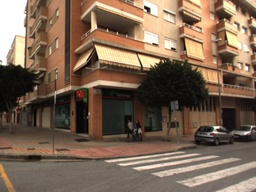
//> input picture RANSAC/LineFitting_dataset/img1.jpg, 256 x 192 px, shrunk from 1024 x 768 before the run
$ ./Assignment3 ../LineFitting_dataset/img1.jpg ../LineFitting_dataset/img2.jpg   (built with g++ and OpenCV 4)
//> lines starting //> are read from the running program, lines starting //| are printed output that depends on the picture; after the words box and inside, x2 and y2 are one past the last pixel; in counts of white or black regions, pixels touching at a corner belong together
### RANSAC/Source/OptimisedRANSAC.h
#pragma once
#ifndef __LORANSAC__
#define __LORANSAC__

#include <iostream>
#include <opencv2/opencv.hpp>
#include <fstream>

using namespace cv;
using namespace std;

class loRANSAC {
public:
	loRANSAC(char* fileName, int iterations);
	void LocallyOptimisedRANSAC(int option);

private:
	char* fileName;
	int iterations;
	typedef struct points {
		Point3d point;
		int red;
		int green;
		int blue;
	} allPoints;

	void FitLoRANSAC(const vector<allPoints>& points_, int maximum_iteration_number_, double threshold_,
					double loThreshold, double confidence_, vector<int>& inliers_, Mat& plane_, int option);
	//void FitPlaneLSQ(vector<allPoints>& points, vector<int> &inliers, Mat &plane);
	void FitPlaneLSQ(const vector<allPoints>& points_, vector<int>& inliers_, Mat& bestPlane);
	void LoadData(vector<allPoints>& points);
	void WriteDataPoints(vector<allPoints>& points);
	size_t GetIterationNumber(const double &inlierRatio_, const double &confidence_, const size_t &sampleSize_);
};

#endif // !__LORANSAC__

### RANSAC/Source/LineFitting.h
#pragma once
#ifndef __LINEFIT__
#define __LINEFIT__

#include <iostream>
#include <opencv2/opencv.hpp>
#include <opencv2/highgui.hpp>

using namespace std;
using namespace cv;

class LineFit {
public:
	LineFit(Mat& img, int iterations);
	void RobustFitting();

private:
	Mat img;
	int iterations;

	Mat EdgeDetector();
	void FitLineRANSAC(const vector<Point2d> &points_, const vector<int> &mask_, vector<int> &inliers_, Mat &line_,
						double threshold_, double confidence_, int maximum_iteration_number_, Mat *image_);

	void SequentialRANSAC(vector<Point2d> &points, vector<vector<int>> &inliers, vector<Mat> &lines, double threshold,
							double confidence, int iteration_number, int minInlinerNum,
							int lineNumber = numeric_limits<int>::max(), Mat *image = nullptr);
	size_t GetIterationNumber(const double &inlierRatio_, const double &confidence_, const size_t &sampleSize_);

	void FitLineLSQ(const vector<Point2d> * const points, vector<int> &inliers, Mat &line);
	vector<Point2d> GeneratePoints(Mat& edge);
};
#endif // !__LINEFIT__

### RANSAC/Source/OptimisedRANSAC.cpp
/*
1. Read LiDAR point cloud
2. Find most dominant plane on the point cloud
3. Implement LO-RANSAC for plane fitting
4. Local optimisation methods - LSQ fitting for inliers, iterated LSQ, inner RANSAC
5. Use colored points to distinguish fitted planes
*/

#include "OptimisedRANSAC.h"

loRANSAC::loRANSAC(char* fileName, int iterations) {
	this->fileName = fileName;
	this->iterations = iterations;
}

// [369 lines left out: functions LocallyOptimisedRANSAC, WriteDataPoints, LoadData, FitPlaneLSQ, FitLoRANSAC, GetIterationNumber, not called in this run]

### RANSAC/Source/LineFitting.cpp
#include "LineFitting.h"

LineFit::LineFit(Mat& img, int iterations) {
	this->img = img;
	this->iterations = iterations;
}

Mat LineFit::EdgeDetector() {
	Mat edgeImg = Mat::zeros(img.size(), CV_8UC1);
	Mat binImg = edgeImg.clone();

	/*step 1: Filtering to smooth out noise*/
	int kSize = 3;
	Mat kernel = Mat(kSize, kSize, img.type());
	Mat filtImg = Mat::zeros(img.size(), img.type());
	/*converting image to grayscale*/
	cvtColor(img, filtImg, COLOR_BGR2GRAY);
	GaussianBlur(filtImg, filtImg, kernel.size(), 0, 0);

	/*step 2 : Thresholding*/
	double maxVal = 255.;
	double thresh = 0.;
	threshold(filtImg, binImg, thresh, maxVal, THRESH_BINARY + THRESH_OTSU);

	/*Step 3 : Edge filtering*/
	Canny(binImg, edgeImg, 0, 2, 3);

	imwrite("Edge.png", edgeImg);
	return edgeImg;
}

vector<Point2d> LineFit::GeneratePoints(Mat& edge) {
	vector<Point2d> points;
	Mat locations;
	findNonZero(edge, locations);
	for (int i = 0; i < locations.rows; i++) {
		for (int j = 0; j < locations.cols; j++) {
			Point2d point = locations.at<Point>(i, j);
			points.push_back(point);
		}
	}
	return points;
}

void LineFit::RobustFitting() {
	/*Generate an edge image*/
	Mat edge = this->EdgeDetector();
	Mat fitImg = img.clone();
	/*Calculate points from the edge image*/
	vector<Point2d> points = this->GeneratePoints(edge);
	cout << points.size() << endl;
	/*Fit the line robustly*/
	vector<vector<int>> inliers;
	vector<Mat> bestLines;
	int threshold = 5;
	int numOfIterations = iterations;
	int minInlierNum = 200;
	this->SequentialRANSAC(points, inliers, bestLines, threshold, 0.999999, numOfIterations, minInlierNum);

	cout << "Number of lines found:" << bestLines.size() << endl;

	for (int lineIdx = 0; lineIdx < bestLines.size(); lineIdx++) {

		// Draw the line from Least Squares Fitting
		const double &a2 = bestLines[lineIdx].at<double>(0);
		const double &b2 = bestLines[lineIdx].at<double>(1);
		const double &c2 = bestLines[lineIdx].at<double>(2);

		// Draw the 2D line
		cv::line(fitImg,
			Point2d(0, -c2 / b2),
			Point2d(fitImg.cols, (-a2 * fitImg.cols - c2) / b2),
			cv::Scalar(0, 0, 255),
			1);

		// Calculate the error or the Least Squares Fitting line
		double averageError = 0.0;
		for (const auto &inlierIdx : inliers[lineIdx])
		{
			double distance = abs(a2 * points[inlierIdx].x + b2 * points[inlierIdx].y + c2);
			averageError += distance;
		}
		averageError /= inliers[lineIdx].size();

		cout << "Average RANSAC error for line " << lineIdx + 1 << " is : " << averageError << endl;
	}
	imshow("Final result", fitImg);
	imwrite("RobustFitting.png", fitImg);
}

void LineFit::SequentialRANSAC(vector<Point2d> &points, vector<vector<int>> &inliers, vector<Mat> &lines, double threshold,
	double confidence, int iteration_number, int minInlinerNum, int lineNumber, Mat *image)
{
	// the points' mask to see if it has been applied to a line already
	std::vector<int> mask(points.size(), 0);
	for (int lineIdx = 0; lineIdx < lineNumber; lineIdx++) {
		// The new set of inliers
		inliers.emplace_back(std::vector<int>());
		// The parameters of the new line
		lines.emplace_back(cv::Mat(3, 1, CV_64F));

		// RANSAC to find the line parameters and the inliers
		this->FitLineRANSAC(
			points,						// The generated 2D points
			mask,						// The point's mask
			inliers.back(),				// Output: the indices of the inliers
			lines.back(),				// Output: the parameters of the found 2D line
			threshold,					// The inlier-outlier threshold
			confidence,					// The confidence required in the results
			iteration_number,			// The number of iterations
			image);						// Optional: the image where we can draw results

		if (inliers.back().size() < minInlinerNum) {
			inliers.resize(inliers.size() - 1);
			lines.resize(lines.size() - 1);
			break;
		}
		/*optimising using least sqaure fitting*/
		this->FitLineLSQ(&points,
			inliers.back(),
			lines.back());

		for (const auto &inlierIdx : inliers.back())
			mask[inlierIdx] = lineIdx + 1;

	}
}

// Apply Least-Squares line fitting (PCL).
void LineFit::FitLineLSQ(const vector<Point2d> * const points, vector<int> &inliers, Mat &line)
{
	vector<Point2d> normalizedPoints;
	normalizedPoints.reserve(inliers.size());

	// Calculating the mass point of the points
	Point2d masspoint(0, 0);

	for (const auto &inlierIdx : inliers)
	{
		masspoint += points->at(inlierIdx);
		normalizedPoints.emplace_back(points->at(inlierIdx));
	}
	masspoint = masspoint * (1.0 / inliers.size());

	// Move the point cloud to have the origin in their mass point
	for (auto &point : normalizedPoints)
		point -= masspoint;

	// Calculating the average distance from the origin
	double averageDistance = 0.0;
	for (auto &point : normalizedPoints)
	{
		averageDistance += cv::norm(point);
		// norm(point) = sqrt(point.x * point.x + point.y * point.y)
	}

	averageDistance /= normalizedPoints.size();
	const double ratio = sqrt(2) / averageDistance;

	// Making the average distance to be sqrt(2)
	for (auto &point : normalizedPoints)
		point *= ratio;

	// Now, we should solve the equation.
	cv::Mat A(normalizedPoints.size(), 2, CV_64F);

	// Building the coefficient matrix
	for (size_t pointIdx = 0; pointIdx < normalizedPoints.size(); ++pointIdx)
	{
		const size_t &rowIdx = pointIdx;

		A.at<double>(rowIdx, 0) = normalizedPoints[pointIdx].x;
		A.at<double>(rowIdx, 1) = normalizedPoints[pointIdx].y;
	}

	cv::Mat evals, evecs;
	cv::eigen(A.t() * A, evals, evecs);

	const cv::Mat &normal = evecs.row(1);
	const double &a = normal.at<double>(0),
		&b = normal.at<double>(1);
	const double c = -(a * masspoint.x + b * masspoint.y);

	line.at<double>(0) = a;
	line.at<double>(1) = b;
	line.at<double>(2) = c;
}


// Apply RANSAC to fit points to a 2D line
void LineFit::FitLineRANSAC(const vector<Point2d> &points_, const vector<int> &mask_, vector<int> &inliers_, Mat &line_,
	double threshold_, double confidence_, int maximum_iteration_number_, Mat *image_)
{
	// The current number of iterations
	int iterationNumber = 0;

	// The indices of the inliers of the current best model
	vector<int> bestInliers, inliers;
	bestInliers.reserve(points_.size());
	inliers.reserve(points_.size());
	// The parameters of the best line
	Mat bestLine(3, 1, CV_64F);
	// Helpers to draw the line if needed
	Point2d bestPt1, bestPt2;
	// The sample size, i.e., 2 for 2D lines
	constexpr int kSampleSize = 2;
	// The current sample
	std::vector<int> sample(kSampleSize);

	cv::Mat tmp_image;
	size_t maximumIterations = maximum_iteration_number_;

	while (iterationNumber++ < maximumIterations)
	{
		// 1. Select a minimal sample, i.e., in this case, 2 random points.
		for (size_t sampleIdx = 0; sampleIdx < kSampleSize; ++sampleIdx)
		{
			do
			{
				// Generate a random index between [0, pointNumber]
				sample[sampleIdx] =
					round((points_.size() - 1) * static_cast<double>(rand()) / static_cast<double>(RAND_MAX));

				if (mask_[sample[sampleIdx]] != 0)
					continue;

				// If the first point is selected we don't have to check if
				// that particular index had already been selected.
				if (sampleIdx == 0)
					break;

				// If the second point is being generated,
				// it should be checked if the index had been selected beforehand.
				if (sampleIdx == 1 &&
					sample[0] != sample[1])
					break;
			} while (true);
		}
		// 2. Fit a line to the points.
		const Point2d &p1 = points_[sample[0]]; // First point selected
		const Point2d &p2 = points_[sample[1]]; // Second point select
		Point2d v = p2 - p1; // Direction of the line
		// cv::norm(v) = sqrt(v.x * v.x + v.y * v.y)
		v = v / cv::norm(v);
		// Rotate v by 90° to get n.
		Point2d n;
		n.x = -v.y;
		n.y = v.x;
		// To get c use a point from the line.
		double a = n.x;
		double b = n.y;
		double c = -(a * p1.x + b * p1.y);


		// 3. Count the number of inliers, i.e., the points closer than the threshold.
		inliers.clear();
		for (size_t pointIdx = 0; pointIdx < points_.size(); ++pointIdx)
		{
			if (mask_[pointIdx] != 0)
				continue;

			const Point2d &point = points_[pointIdx];
			const double distance =
				abs(a * point.x + b * point.y + c);

			if (distance < threshold_)
			{
				inliers.emplace_back(pointIdx);
			}
		}

		// 4. Store the inlier number and the line parameters if it is better than the previous best.
		if (inliers.size() > bestInliers.size())
		{
			bestInliers.swap(inliers);
			inliers.clear();
			inliers.resize(0);

			bestLine.at<double>(0) = a;
			bestLine.at<double>(1) = b;
			bestLine.at<double>(2) = c;

			// Update the maximum iteration number
			maximumIterations =GetIterationNumber(
				static_cast<double>(bestInliers.size()) / static_cast<double>(points_.size()),
				confidence_,
				kSampleSize);

			//printf("Inlier number = %d\n", bestInliers.size());
			cout << "Inlier number :" << bestInliers.size() << " max iterations :" << maximumIterations << endl;
		}
	}

	inliers_ = bestInliers;
	line_ = bestLine;
}

size_t LineFit::GetIterationNumber(const double &inlierRatio_, const double &confidence_, const size_t &sampleSize_)
{
	double a =
		log(1.0 - confidence_);
	double b =
		log(1.0 - std::pow(inlierRatio_, sampleSize_));

	if (abs(b) < std::numeric_limits<double>::epsilon())
		return std::numeric_limits<size_t>::max();

	return a / b;
}

### RANSAC/Source/Assignment3.cpp
/*
1. Read input image
2. Apply canny edge detector to get an edge image - edge points are considered as 2D points
3. Draw line if at least 200 points (inliers) support the candidate line
4. Iteration number is a parameter for the application
5. Draw fitted line to the original image by red
*/

#include "LineFitting.h"
#include "OptimisedRANSAC.h"

int main(int argc, char** argv)
{
	if (argc < 3) {
		std::cerr << "Input format : Input image Lidar scan" << endl;
		return EXIT_FAILURE;
	}

	int choice = 1;
	cout << "-----------Robust estimation menu----------\n";
	cout << "1. Robust line fitting using RANSAC" << endl;
	cout << "2. Robust plane fitting using LO RANSAC" << endl;
	cout << "Please enter your choice (1/2):" << endl;
	cin >> choice;
//> the answer given: 1
	Mat img = imread(argv[1]);
//> img is the input picture: 192 rows x 256 cols, CV_8UC3; mean B, G, R 82.7, 101, 122.6
	int iterations = 100;
	int option = 1;


	cout << "Enter the number of iterations desired" << endl;
	cin >> iterations;
//> the answer given: 3
	if (!img.data) {
		std::cerr << "No image data" << endl;
		return EXIT_FAILURE;
	}

	LineFit line(img, iterations);
	loRANSAC loransac(argv[2], iterations);
	switch (choice) {
		case 1:
			line.RobustFitting();
//> in EdgeDetector, `cvtColor(img, filtImg, COLOR_BGR2GRAY);`:
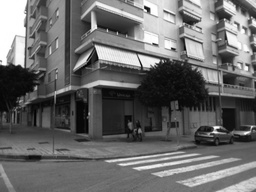
//> filtImg: 192 rows x 256 cols, CV_8UC1; min 2, max 255, mean 105.4
//> in EdgeDetector, `GaussianBlur(filtImg, filtImg, kernel.size(), 0, 0);`:
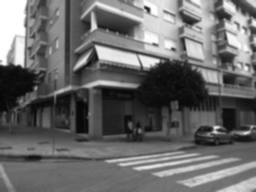
//> filtImg: 192 rows x 256 cols, CV_8UC1; min 6, max 255, mean 105.4
//> in EdgeDetector, `threshold(filtImg, binImg, thresh, maxVal, THRESH_BINARY + THRESH_OTSU);`:
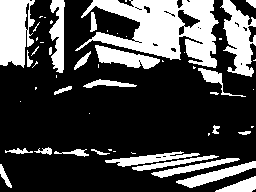
//> binImg: 192 rows x 256 cols, CV_8UC1; 28.4% white; 54 white regions (29 under 20 px), largest, box (x1, y1, x2, y2) and area: (75, 0, 219, 68) 5091, (0, 0, 35, 68) 1844, (220, 0, 256, 77) 1479
//> in EdgeDetector, `Canny(binImg, edgeImg, 0, 2, 3);`:
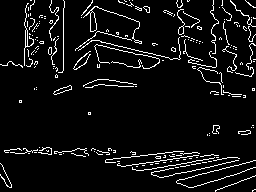
//> edgeImg: 192 rows x 256 cols, CV_8UC1; 6.6% white in thin lines or dots
//> in GeneratePoints, `findNonZero(edge, locations);`: locations = contour of 3236 points, box (x1, y1, x2, y2) (0, 0, 256, 192), area 468
//> after the loop in GeneratePoints, `for (int i = 0; i < locations.rows; i++)`: points = 3236 Points (x, y), first 12: [30, 0], [31, 0], [34, 0], [51, 0], [63, 0], [92, 0], [118, 0], [124, 0], [129, 0], [132, 0], [177, 0], [181, 0]
//| 3236
//> the loop in SequentialRANSAC, `for (int lineIdx = 0; lineIdx < lineNumber; lineIdx++)` made 7 passes
//> (masspoint in FitLineLSQ, c in FitLineLSQ) on passes 1 to 6: (Point(132.9, 155.5), -148.5), (Point(139.6, 52.2), -28.6), (Point(133.1, 38.25), -12), (Point(138.1, 12.23), -5.1), (Point(174.2, 168.6), -160.3), (Point(121.1, 65.72), -36.99)
//> in RobustFitting, `this->SequentialRANSAC(points, inliers, bestLines, threshold, 0.999999..`: inliers = 6 items
//| Number of lines found:6
//> the loop in RobustFitting, `for (int lineIdx = 0; lineIdx < bestLines.size(); lineIdx++)` made 6 passes
//> (a2, b2, c2, averageError) on passes 1 to 6: (-0.0509, 0.999, -148.5, 2.21), (-0.164, 0.986, -28.6, 2.26), (-0.192, 0.981, -12, 2.26), (-0.0515, 0.999, -5.1, 2.44), (-0.0468, 0.999, -160.3, 2.54), (-0.223, 0.975, -36.99, 2.62)
//| Average RANSAC error for line 1 is : 2.20907
//| Average RANSAC error for line 2 is : 2.25829
//| Average RANSAC error for line 3 is : 2.26312
//| Average RANSAC error for line 4 is : 2.44245
//| Average RANSAC error for line 5 is : 2.54064
//| Average RANSAC error for line 6 is : 2.62411
//> after the loop in RobustFitting, `for (int lineIdx = 0; lineIdx < bestLines.size(); lineIdx++)`:
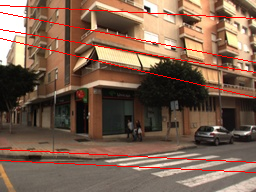
//> fitImg: 192 rows x 256 cols, CV_8UC3; 3.12% of pixels changed, all inside (x1, y1, x2, y2) = (0, 5, 256, 173)
			break;
		case 2:
			cout << "Optimisation method menu:" << endl;
			cout << "1. Least Square Optimisation:" << endl;
			cout << "2. Iterative Least Square Optimisation:" << endl;
			cout << "3. No optimisation" << endl;
			cout << "Enter your choice (1/2/3):" << endl;
			cin >> option;
			loransac.LocallyOptimisedRANSAC(option);
			break;
		default:
			cout << "Enter a valid choice!! (1 or 2)" << endl;
			break;
	}


	cv::waitKey(0);
	return 0;
}

$ run again, on RANSAC/LineFitting_dataset/imgleft.jpg
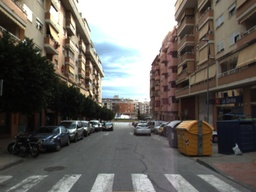
//> input picture RANSAC/LineFitting_dataset/imgleft.jpg, 256 x 192 px, shrunk from 1024 x 768 before the run
//> img is the input picture: 192 rows x 256 cols, CV_8UC3; mean B, G, R 95.4, 100.6, 104.6
//> in EdgeDetector, `threshold(filtImg, binImg, thresh, maxVal, THRESH_BINARY + THRESH_OTSU);`:
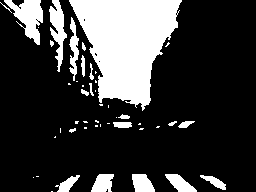
//> binImg: 192 rows x 256 cols, CV_8UC1; 22.7% white; 47 white regions (28 under 20 px), largest, box (x1, y1, x2, y2) and area: (69, 0, 182, 111) 7471, (4, 0, 43, 45) 857, (49, 0, 67, 72) 607
//> edgeImg: 192 rows x 256 cols, CV_8UC1; 3.3% white in thin lines or dots, all inside (x1, y1, x2, y2) = (0, 0, 226, 192)
//> locations = contour of 1601 points, box (x1, y1, x2, y2) (0, 0, 226, 192), area 933
//> after the loop in GeneratePoints, `for (int i = 0; i < locations.rows; i++)`: points = 1601 Points (x, y), first 12: [3, 0], [11, 0], [23, 0], [40, 0], [51, 0], [58, 0], [68, 0], [181, 0], [0, 1], [4, 1], [12, 1], [23, 1]
//| 1601
//> the loop in SequentialRANSAC, `for (int lineIdx = 0; lineIdx < lineNumber; lineIdx++)` made 4 passes
//> (masspoint in FitLineLSQ, c in FitLineLSQ) on passes 1 to 3: (Point(81.29, 65.27), 0.681), (Point(97.08, 96.71), -3.51), (Point(87.39, 56.05), 9.85)
//> inliers = 3 items
//| Number of lines found:3
//> the loop in RobustFitting, `for (int lineIdx = 0; lineIdx < bestLines.size(); lineIdx++)` made 3 passes
//> (a2, b2, c2, averageError) on passes 1 to 3: (-0.631, 0.776, 0.681, 2.53), (-0.687, 0.726, -3.51, 2.08), (-0.617, 0.787, 9.85, 2.65)
//> (printed output is left out)
//> after the loop in RobustFitting, `for (int lineIdx = 0; lineIdx < bestLines.size(); lineIdx++)`:
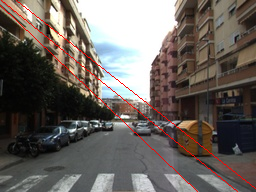
//> fitImg: 192 rows x 256 cols, CV_8UC3; 1.37% of pixels changed, all inside (x1, y1, x2, y2) = (0, 0, 256, 192)
